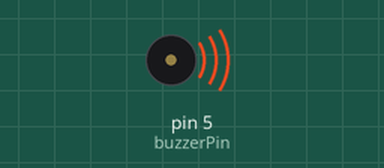
Bench run of a sketch on a simulated Arduino Uno, built with avr-gcc and run on an emulated ATmega328P. Shown: buzzer (waves = sounding).

Above: at 0.1 s.
Timing chart, 0 to 1.6 s (numbered marks = the images above):
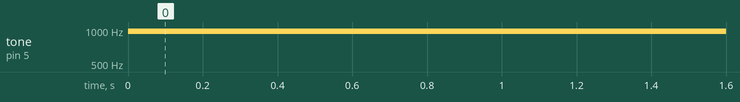

Measured:
- by itself, tone on pin 5 (buzzerPin): silent → 977 Hz at 0.00 s

The sketch:

sound_buzzer.ino
```cpp
// (licence header left out)
#define buzzerPin 5
#define sound_interval_ms 25
void setup() {
  pinMode(buzzerPin, OUTPUT);
}

void loop() {
  analogWrite(buzzerPin, 128);
  delay(sound_interval_ms);
  analogWrite(buzzerPin, 0);
  delay(1000 - sound_interval_ms);
}
```
